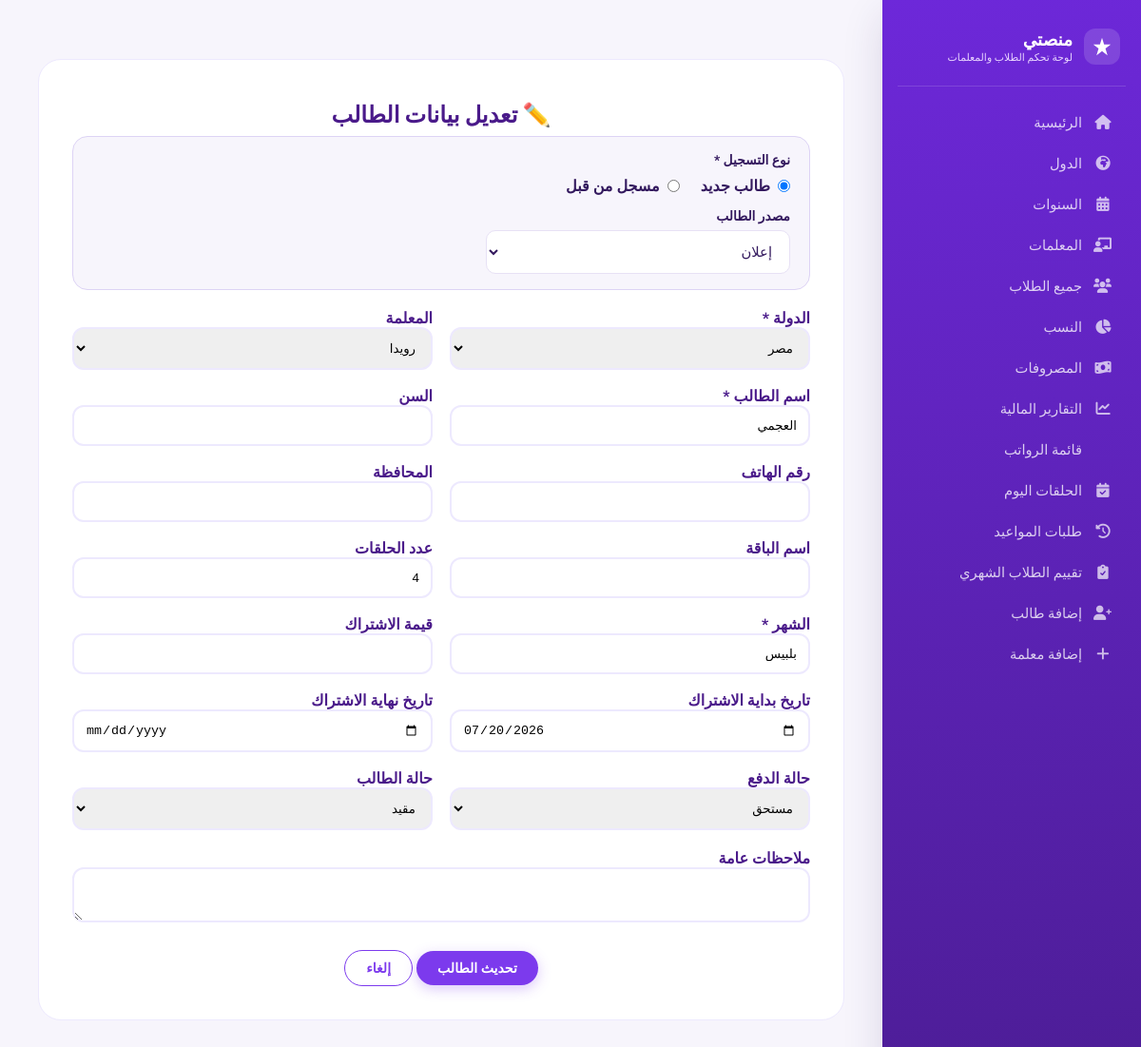
Before: /edit-student/1/ (signed in) with the older database file.
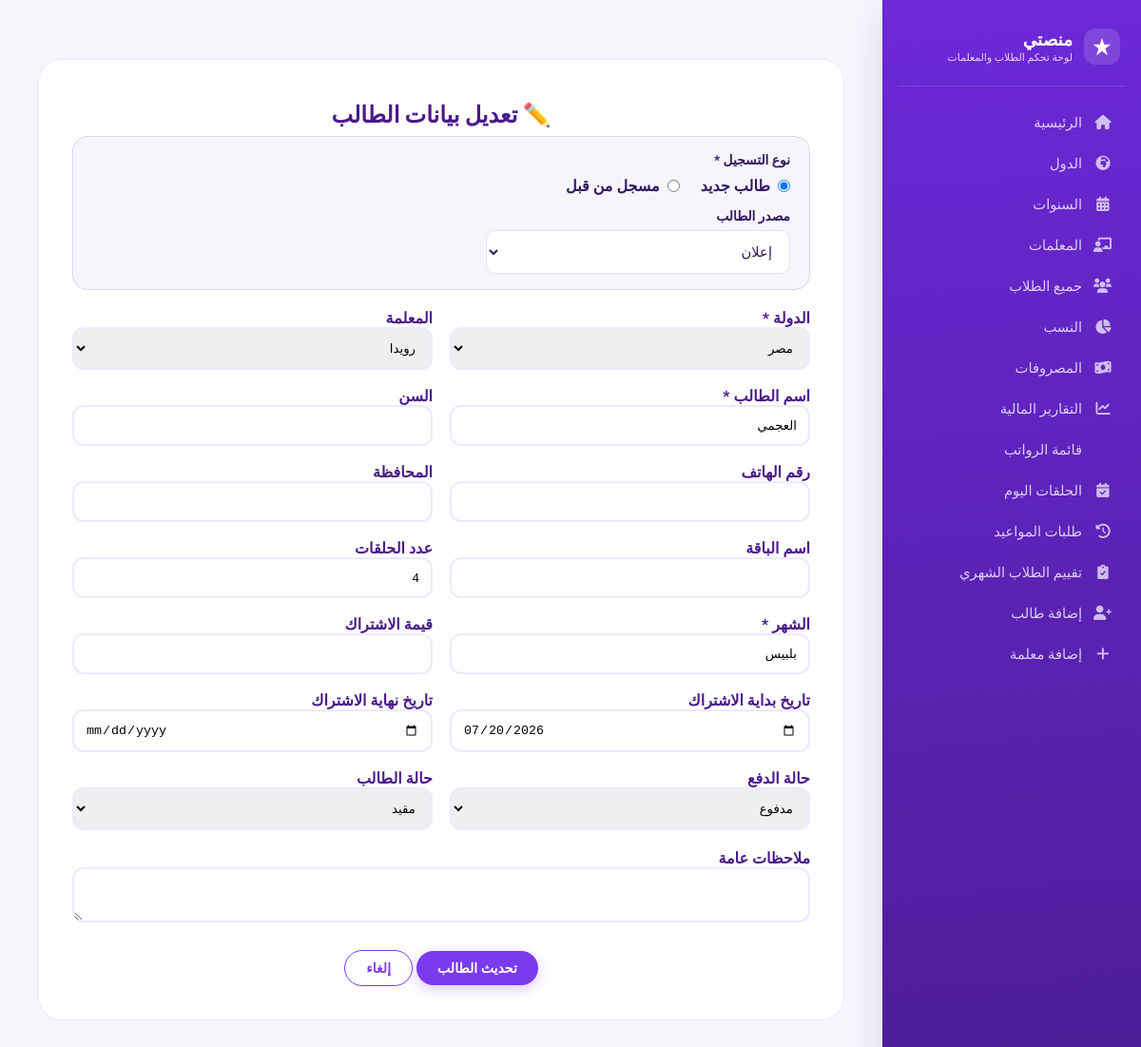
After: the same page with the newer database file.
### core/models.py (models this page shows, shortened)
class Student(models.Model):
    STATUS_CHOICES = [('active', 'مقيد'), ('inactive', 'غير مقيد')]
    PAYMENT_STATUS_CHOICES = [('paid', 'مدفوع'), ('pending', 'مستحق'), ('overdue', 'متأخر')]
    ENROLLMENT_TYPE_CHOICES = [('new', 'طالب جديد'), ('existing', 'طالب مسجل من قبل')]
    SOURCE_CHOICES = [
        ('ad', 'إعلان'),
        ('referral', 'توصية'),
        ('website', 'الموقع'),
        ('social_media', 'سوشيال ميديا'),
        ('other', 'أخرى'),
    ]
    country = models.ForeignKey(Country, on_delete=models.CASCADE, related_name='students', verbose_name="الدولة")
    teacher = models.ForeignKey(Teacher, on_delete=models.SET_NULL, null=True, blank=True, related_name='students', verbose_name="المعلمة")
    name = models.CharField(max_length=255, verbose_name="اسم الطالب")
    age = models.PositiveIntegerField(null=True, blank=True, verbose_name="السن")
    phone = models.CharField(max_length=20, blank=True, null=True, verbose_name="رقم الهاتف")
    governorate = models.CharField(max_length=100, blank=True, null=True, verbose_name="المحافظة")
    package_name = models.CharField(max_length=100, blank=True, null=True, verbose_name="اسم الباقة")
    lessons_count = models.PositiveIntegerField(default=4, verbose_name="عدد الحلقات")
    subscription_fee = models.DecimalField(max_digits=10, decimal_places=2, default=0, verbose_name="قيمة الاشتراك")
    month = models.CharField(max_length=20, verbose_name="الشهر")
    start_date = models.DateField(default=timezone.now, verbose_name="تاريخ بداية الاشتراك")
    end_date = models.DateField(null=True, blank=True, verbose_name="تاريخ نهاية الاشتراك")
    last_payment_date = models.DateField(null=True, blank=True, verbose_name="آخر دفعة")
    payment_status = models.CharField(max_length=20, choices=PAYMENT_STATUS_CHOICES, default='pending', verbose_name="حالة الدفع")
    status = models.CharField(max_length=20, choices=STATUS_CHOICES, default='active', verbose_name="الحالة")
    notes = models.TextField(blank=True, null=True, verbose_name="ملاحظات عامة")
    join_date = models.DateField(default=timezone.now, verbose_name="تاريخ التسجيل")
    enrollment_type = models.CharField(
        max_length=20, choices=ENROLLMENT_TYPE_CHOICES, default='new',
        verbose_name="نوع التسجيل"
    )
    acquisition_source = models.CharField(
        max_length=20, choices=SOURCE_CHOICES, blank=True, null=True,
        verbose_name="مصدر الطالب (لو جديد)"
    )
    class Meta:
        verbose_name = "طالب"
        verbose_name_plural = "الطلاب"
        ordering = ['name']

class Country(models.Model):
    name = models.CharField(max_length=100, unique=True, verbose_name="اسم الدولة")
    flag_icon = models.CharField(max_length=50, default='🏳️', verbose_name="أيقونة العلم")
    is_active = models.BooleanField(default=True, verbose_name="نشط")
    class Meta:
        verbose_name = "دولة"
        verbose_name_plural = "الدول"
        ordering = ['name']

class Teacher(models.Model):
    name = models.CharField(max_length=255, verbose_name="اسم المعلمة")
    age = models.PositiveIntegerField(null=True, blank=True, verbose_name="السن")
    phone = models.CharField(max_length=20, blank=True, null=True, verbose_name="رقم الهاتف")
    whatsapp = models.CharField(max_length=20, blank=True, null=True, verbose_name="واتساب")
    governorate = models.CharField(max_length=100, blank=True, null=True, verbose_name="المحافظة")
    hire_date = models.DateField(null=True, blank=True, verbose_name="تاريخ بداية العمل")
    user = models.OneToOneField(
        settings.AUTH_USER_MODEL, null=True, blank=True,
        on_delete=models.SET_NULL, related_name='teacher_profile',
        verbose_name="حساب الدخول"
    )
    commission_percent = models.DecimalField(
        max_digits=5, decimal_places=2, default=60,
        verbose_name="نسبة المعلمة من الاشتراكات (%)"
    )
    fixed_salary = models.DecimalField(
        max_digits=10, decimal_places=2, null=True, blank=True,
        verbose_name="راتب مثبت (بدل النسبة)"
    )
    class Meta:
        verbose_name = "معلمة"
        verbose_name_plural = "المعلمات"
        ordering = ['name']

### core/views.py (the view, shortened to what this page needs)
# urls.py: path('edit-student/<int:student_id>/', views.edit_student, name='edit_student'),
@staff_member_required
def edit_student(request, student_id):
    student = get_object_or_404(Student, pk=student_id)
    countries = Country.objects.filter(is_active=True)
    teachers = Teacher.objects.all()
    context = {
        'student': student,
        'countries': countries,
        'teachers': teachers,
    }
    return render(request, 'core/edit_student.html', context)

### templates/core/edit_student.html (shortened to what the changed rows need)
{% extends 'core/base.html' %}
{% block content %}
<div style="max-width: 950px; margin: 30px auto; background: white; padding: 35px; border-radius: 24px; border: 1px solid #ede9fe;">
    <h2 style="color: #4a1a8a; text-align: center;">✏️ تعديل بيانات الطالب</h2>
    <form method="POST">
        <div style="background:var(--violet-50); border:1.6px solid var(--violet-200); border-radius:16px; padding:16px 20px; margin-bottom:20px;">
            <div class="flex" style="gap:22px;">
                <label class="flex" style="gap:8px; cursor:pointer; font-weight:600;">
                    <input type="radio" name="enrollment_type" value="new" {% if student.enrollment_type == 'new' %}checked{% endif %} onchange="toggleSourceField()"> طالب جديد
                </label>
                <label class="flex" style="gap:8px; cursor:pointer; font-weight:600;">
                    <input type="radio" name="enrollment_type" value="existing" {% if student.enrollment_type == 'existing' %}checked{% endif %} onchange="toggleSourceField()"> مسجل من قبل
                </label>
            </div>
            <div id="sourceFieldWrap" class="field" style="margin-top:14px; max-width:320px;">
                <label>مصدر الطالب</label>
                <select name="acquisition_source">
                    <option value="ad" {% if student.acquisition_source == 'ad' %}selected{% endif %}>إعلان</option>
                </select>
            </div>
        </div>
        <div style="display: grid; grid-template-columns: 1fr 1fr; gap: 18px; margin-top: 20px;">
            <div>
                <label style="font-weight:600; color:#4a1a8a;">الدولة *</label>
                <select name="country" required style="width:100%; padding:12px; border-radius:12px; border:2px solid #ede9fe;">
                    {% for c in countries %}
                    <option value="{{ c.id }}" {% if c.id == student.country.id %}selected{% endif %}>{{ c.name }}</option>
                    {% endfor %}
                </select>
            </div>
            <div>
                <label style="font-weight:600; color:#4a1a8a;">المعلمة</label>
                <select name="teacher" style="width:100%; padding:12px; border-radius:12px; border:2px solid #ede9fe;">
                    {% for t in teachers %}
                    <option value="{{ t.id }}" {% if student.teacher and t.id == student.teacher.id %}selected{% endif %}>{{ t.name }}</option>
                    {% endfor %}
                </select>
            </div>
            <div><label style="font-weight:600; color:#4a1a8a;">اسم الطالب *</label><input type="text" name="name" value="{{ student.name }}" required style="width:100%; padding:12px; border-radius:12px; border:2px solid #ede9fe;"></div>
            <div><label style="font-weight:600; color:#4a1a8a;">عدد الحلقات</label><input type="number" name="lessons_count" value="{{ student.lessons_count }}" style="width:100%; padding:12px; border-radius:12px; border:2px solid #ede9fe;"></div>
            <div><label style="font-weight:600; color:#4a1a8a;">الشهر *</label><input type="text" name="month" value="{{ student.month }}" required style="width:100%; padding:12px; border-radius:12px; border:2px solid #ede9fe;"></div>
            <div><label style="font-weight:600; color:#4a1a8a;">قيمة الاشتراك</label><input type="number" name="subscription_fee" step="0.01" value="{{ student.subscription_fee }}" style="width:100%; padding:12px; border-radius:12px; border:2px solid #ede9fe;"></div>
            <div><label style="font-weight:600; color:#4a1a8a;">تاريخ بداية الاشتراك</label><input type="date" name="start_date" value="{{ student.start_date|date:'Y-m-d' }}" style="width:100%; padding:12px; border-radius:12px; border:2px solid #ede9fe;"></div>
            <div>
                <label style="font-weight:600; color:#4a1a8a;">حالة الدفع</label>
                <select name="payment_status" style="width:100%; padding:12px; border-radius:12px; border:2px solid #ede9fe;">
                    <option value="paid" {% if student.payment_status == 'paid' %}selected{% endif %}>مدفوع</option>
                    <option value="pending" {% if student.payment_status == 'pending' %}selected{% endif %}>مستحق</option>
                </select>
            </div>
            <div>
                <label style="font-weight:600; color:#4a1a8a;">حالة الطالب</label>
                <select name="status" style="width:100%; padding:12px; border-radius:12px; border:2px solid #ede9fe;">
                    <option value="active" {% if student.status == 'active' %}selected{% endif %}>مقيد</option>
                </select>
            </div>
        </div>
    </form>
</div>
{% endblock %}

Changed rows visible on the page:
changed Student "☑ طالب جديد": payment_status "مستحق" → "مدفوع"
